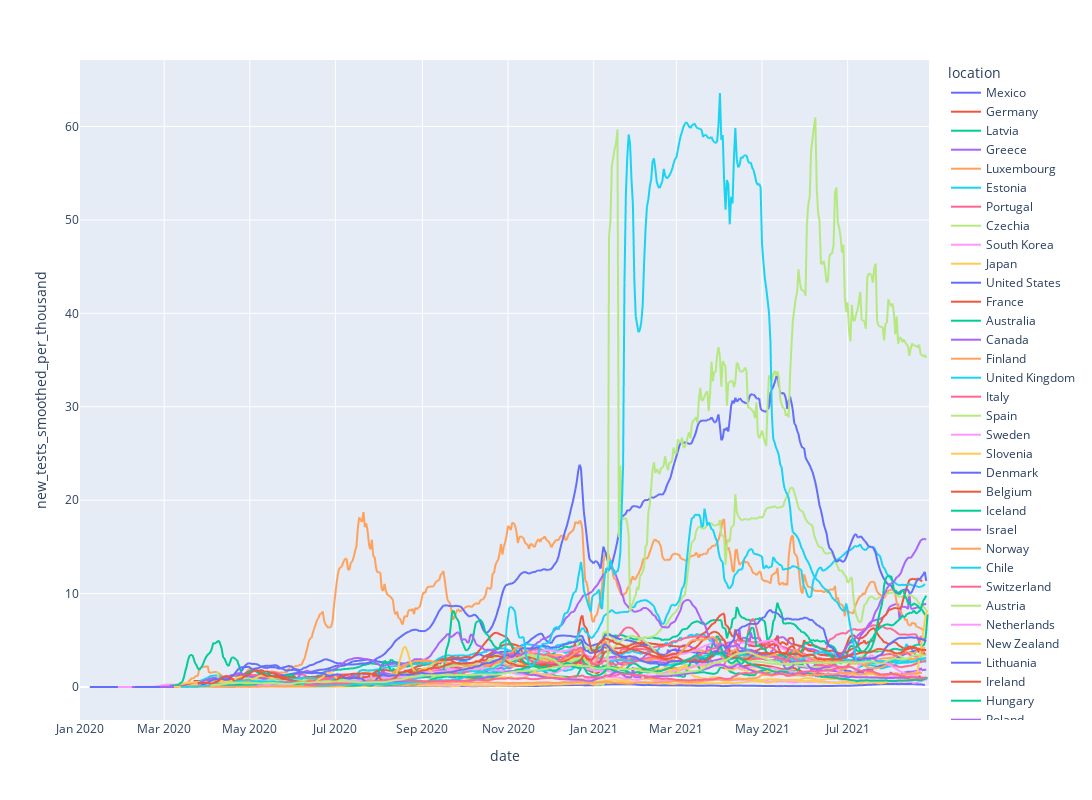

Write notebook code for a chart like this one.
### Code cell
plot_countries(oecd_data, 'new_tests_smoothed_per_thousand')

### Figure 1 — Plotly figure (JSON) as saved in the notebook; plotly's stock layout.template omitted (floating-point values rounded to 4 significant figures; data arrays with more than 128 entries replaced by an {"elided": "..."} marker saying what was removed)
{"data": [{"hovertemplate": "location=Mexico<br>date=%{x}<br>new_tests_smoothed_per_thousand=%{y}<extra></extra>", "legendgroup": "Mexico", "line": {"color": "#636efa", "dash": "solid"}, "marker": {"symbol": "circle"}, "mode": "lines", "name": "Mexico", "showlegend": true, "type": "scattergl", "x": {"elided": "606 str values"}, "xaxis": "x", "y": {"elided": "606 float values"}, "yaxis": "y"}, {"hovertemplate": "location=Germany<br>date=%{x}<br>new_tests_smoothed_per_thousand=%{y}<extra></extra>", "legendgroup": "Germany", "line": {"color": "#EF553B", "dash": "solid"}, "marker": {"symbol": "circle"}, "mode": "lines", "name": "Germany", "showlegend": true, "type": "scattergl", "x": {"elided": "583 str values"}, "xaxis": "x", "y": {"elided": "583 float values"}, "yaxis": "y"}, {"hovertemplate": "location=Latvia<br>date=%{x}<br>new_tests_smoothed_per_thousand=%{y}<extra></extra>", "legendgroup": "Latvia", "line": {"color": "#00cc96", "dash": "solid"}, "marker": {"symbol": "circle"}, "mode": "lines", "name": "Latvia", "showlegend": true, "type": "scattergl", "x": {"elided": "554 str values"}, "xaxis": "x", "y": {"elided": "554 float values"}, "yaxis": "y"}, {"hovertemplate": "location=Greece<br>date=%{x}<br>new_tests_smoothed_per_thousand=%{y}<extra></extra>", "legendgroup": "Greece", "line": {"color": "#ab63fa", "dash": "solid"}, "marker": {"symbol": "circle"}, "mode": "lines", "name": "Greece", "showlegend": true, "type": "scattergl", "x": {"elided": "557 str values"}, "xaxis": "x", "y": {"elided": "557 float values"}, "yaxis": "y"}, {"hovertemplate": "location=Luxembourg<br>date=%{x}<br>new_tests_smoothed_per_thousand=%{y}<extra></extra>", "legendgroup": "Luxembourg", "line": {"color": "#FFA15A", "dash": "solid"}, "marker": {"symbol": "circle"}, "mode": "lines", "name": "Luxembourg", "showlegend": true, "type": "scattergl", "x": {"elided": "554 str values"}, "xaxis": "x", "y": {"elided": "554 float values"}, "yaxis": "y"}, {"hovertemplate": "location=Estonia<br>date=%{x}<br>new_tests_smoothed_per_thousand=%{y}<extra></extra>", "legendgroup": "Estonia", "line": {"color": "#19d3f3", "dash": "solid"}, "marker": {"symbol": "circle"}, "mode": "lines", "name": "Estonia", "showlegend": true, "type": "scattergl", "x": {"elided": "573 str values"}, "xaxis": "x", "y": {"elided": "573 float values"}, "yaxis": "y"}, {"hovertemplate": "location=Portugal<br>date=%{x}<br>new_tests_smoothed_per_thousand=%{y}<extra></extra>", "legendgroup": "Portugal", "line": {"color": "#FF6692", "dash": "solid"}, "marker": {"symbol": "circle"}, "mode": "lines", "name": "Portugal", "showlegend": true, "type": "scattergl", "x": {"elided": "557 str values"}, "xaxis": "x", "y": {"elided": "557 float values"}, "yaxis": "y"}, {"hovertemplate": "location=Czechia<br>date=%{x}<br>new_tests_smoothed_per_thousand=%{y}<extra></extra>", "legendgroup": "Czechia", "line": {"color": "#B6E880", "dash": "solid"}, "marker": {"symbol": "circle"}, "mode": "lines", "name": "Czechia", "showlegend": true, "type": "scattergl", "x": {"elided": "553 str values"}, "xaxis": "x", "y": {"elided": "553 float values"}, "yaxis": "y"}, {"hovertemplate": "location=South Korea<br>date=%{x}<br>new_tests_smoothed_per_thousand=%{y}<extra></extra>", "legendgroup": "South Korea", "line": {"color": "#FF97FF", "dash": "solid"}, "marker": {"symbol": "circle"}, "mode": "lines", "name": "South Korea", "showlegend": true, "type": "scattergl", "x": {"elided": "586 str values"}, "xaxis": "x", "y": {"elided": "586 float values"}, "yaxis": "y"}, {"hovertemplate": "location=Japan<br>date=%{x}<br>new_tests_smoothed_per_thousand=%{y}<extra></extra>", "legendgroup": "Japan", "line": {"color": "#FECB52", "dash": "solid"}, "marker": {"symbol": "circle"}, "mode": "lines", "name": "Japan", "showlegend": true, "type": "scattergl", "x": {"elided": "585 str values"}, "xaxis": "x", "y": {"elided": "585 float values"}, "yaxis": "y"}, {"hovertemplate": "location=United States<br>date=%{x}<br>new_tests_smoothed_per_thousand=%{y}<extra></extra>", "legendgroup": "United States", "line": {"color": "#636efa", "dash": "solid"}, "marker": {"symbol": "circle"}, "mode": "lines", "name": "United States", "showlegend": true, "type": "scattergl", "x": {"elided": "585 str values"}, "xaxis": "x", "y": {"elided": "585 float values"}, "yaxis": "y"}, {"hovertemplate": "location=France<br>date=%{x}<br>new_tests_smoothed_per_thousand=%{y}<extra></extra>", "legendgroup": "France", "line": {"color": "#EF553B", "dash": "solid"}, "marker": {"symbol": "circle"}, "mode": "lines", "name": "France", "showlegend": true, "type": "scattergl", "x": {"elided": "583 str values"}, "xaxis": "x", "y": {"elided": "583 float values"}, "yaxis": "y"}, {"hovertemplate": "location=Australia<br>date=%{x}<br>new_tests_smoothed_per_thousand=%{y}<extra></extra>", "legendgroup": "Australia", "line": {"color": "#00cc96", "dash": "solid"}, "marker": {"symbol": "circle"}, "mode": "lines", "name": "Australia", "showlegend": true, "type": "scattergl", "x": {"elided": "581 str values"}, "xaxis": "x", "y": {"elided": "581 float values"}, "yaxis": "y"}, {"hovertemplate": "location=Canada<br>date=%{x}<br>new_tests_smoothed_per_thousand=%{y}<extra></extra>", "legendgroup": "Canada", "line": {"color": "#ab63fa", "dash": "solid"}, "marker": {"symbol": "circle"}, "mode": "lines", "name": "Canada", "showlegend": true, "type": "scattergl", "x": {"elided": "581 str values"}, "xaxis": "x", "y": {"elided": "581 float values"}, "yaxis": "y"}, {"hovertemplate": "location=Finland<br>date=%{x}<br>new_tests_smoothed_per_thousand=%{y}<extra></extra>", "legendgroup": "Finland", "line": {"color": "#FFA15A", "dash": "solid"}, "marker": {"symbol": "circle"}, "mode": "lines", "name": "Finland", "showlegend": true, "type": "scattergl", "x": {"elided": "578 str values"}, "xaxis": "x", "y": {"elided": "578 float values"}, "yaxis": "y"}, {"hovertemplate": "location=United Kingdom<br>date=%{x}<br>new_tests_smoothed_per_thousand=%{y}<extra></extra>", "legendgroup": "United Kingdom", "line": {"color": "#19d3f3", "dash": "solid"}, "marker": {"symbol": "circle"}, "mode": "lines", "name": "United Kingdom", "showlegend": true, "type": "scattergl", "x": {"elided": "576 str values"}, "xaxis": "x", "y": {"elided": "576 float values"}, "yaxis": "y"}, {"hovertemplate": "location=Italy<br>date=%{x}<br>new_tests_smoothed_per_thousand=%{y}<extra></extra>", "legendgroup": "Italy", "line": {"color": "#FF6692", "dash": "solid"}, "marker": {"symbol": "circle"}, "mode": "lines", "name": "Italy", "showlegend": true, "type": "scattergl", "x": {"elided": "576 str values"}, "xaxis": "x", "y": {"elided": "576 float values"}, "yaxis": "y"}, {"hovertemplate": "location=Spain<br>date=%{x}<br>new_tests_smoothed_per_thousand=%{y}<extra></extra>", "legendgroup": "Spain", "line": {"color": "#B6E880", "dash": "solid"}, "marker": {"symbol": "circle"}, "mode": "lines", "name": "Spain", "showlegend": true, "type": "scattergl", "x": {"elided": "575 str values"}, "xaxis": "x", "y": {"elided": "575 float values"}, "yaxis": "y"}, {"hovertemplate": "location=Sweden<br>date=%{x}<br>new_tests_smoothed_per_thousand=%{y}<extra></extra>", "legendgroup": "Sweden", "line": {"color": "#FF97FF", "dash": "solid"}, "marker": {"symbol": "circle"}, "mode": "lines", "name": "Sweden", "showlegend": true, "type": "scattergl", "x": {"elided": "575 str values"}, "xaxis": "x", "y": {"elided": "575 float values"}, "yaxis": "y"}, {"hovertemplate": "location=Slovenia<br>date=%{x}<br>new_tests_smoothed_per_thousand=%{y}<extra></extra>", "legendgroup": "Slovenia", "line": {"color": "#FECB52", "dash": "solid"}, "marker": {"symbol": "circle"}, "mode": "lines", "name": "Slovenia", "showlegend": true, "type": "scattergl", "x": {"elided": "574 str values"}, "xaxis": "x", "y": {"elided": "574 float values"}, "yaxis": "y"}, {"hovertemplate": "location=Denmark<br>date=%{x}<br>new_tests_smoothed_per_thousand=%{y}<extra></extra>", "legendgroup": "Denmark", "line": {"color": "#636efa", "dash": "solid"}, "marker": {"symbol": "circle"}, "mode": "lines", "name": "Denmark", "showlegend": true, "type": "scattergl", "x": {"elided": "574 str values"}, "xaxis": "x", "y": {"elided": "574 float values"}, "yaxis": "y"}, {"hovertemplate": "location=Belgium<br>date=%{x}<br>new_tests_smoothed_per_thousand=%{y}<extra></extra>", "legendgroup": "Belgium", "line": {"color": "#EF553B", "dash": "solid"}, "marker": {"symbol": "circle"}, "mode": "lines", "name": "Belgium", "showlegend": true, "type": "scattergl", "x": {"elided": "572 str values"}, "xaxis": "x", "y": {"elided": "572 float values"}, "yaxis": "y"}, {"hovertemplate": "location=Iceland<br>date=%{x}<br>new_tests_smoothed_per_thousand=%{y}<extra></extra>", "legendgroup": "Iceland", "line": {"color": "#00cc96", "dash": "solid"}, "marker": {"symbol": "circle"}, "mode": "lines", "name": "Iceland", "showlegend": true, "type": "scattergl", "x": {"elided": "550 str values"}, "xaxis": "x", "y": {"elided": "550 float values"}, "yaxis": "y"}, {"hovertemplate": "location=Israel<br>date=%{x}<br>new_tests_smoothed_per_thousand=%{y}<extra></extra>", "legendgroup": "Israel", "line": {"color": "#ab63fa", "dash": "solid"}, "marker": {"symbol": "circle"}, "mode": "lines", "name": "Israel", "showlegend": true, "type": "scattergl", "x": {"elided": "556 str values"}, "xaxis": "x", "y": {"elided": "556 float values"}, "yaxis": "y"}, {"hovertemplate": "location=Norway<br>date=%{x}<br>new_tests_smoothed_per_thousand=%{y}<extra></extra>", "legendgroup": "Norway", "line": {"color": "#FFA15A", "dash": "solid"}, "marker": {"symbol": "circle"}, "mode": "lines", "name": "Norway", "showlegend": true, "type": "scattergl", "x": {"elided": "551 str values"}, "xaxis": "x", "y": {"elided": "551 float values"}, "yaxis": "y"}, {"hovertemplate": "location=Chile<br>date=%{x}<br>new_tests_smoothed_per_thousand=%{y}<extra></extra>", "legendgroup": "Chile", "line": {"color": "#19d3f3", "dash": "solid"}, "marker": {"symbol": "circle"}, "mode": "lines", "name": "Chile", "showlegend": true, "type": "scattergl", "x": {"elided": "553 str values"}, "xaxis": "x", "y": {"elided": "553 float values"}, "yaxis": "y"}, {"hovertemplate": "location=Switzerland<br>date=%{x}<br>new_tests_smoothed_per_thousand=%{y}<extra></extra>", "legendgroup": "Switzerland", "line": {"color": "#FF6692", "dash": "solid"}, "marker": {"symbol": "circle"}, "mode": "lines", "name": "Switzerland", "showlegend": true, "type": "scattergl", "x": {"elided": "551 str values"}, "xaxis": "x", "y": {"elided": "551 float values"}, "yaxis": "y"}, {"hovertemplate": "location=Austria<br>date=%{x}<br>new_tests_smoothed_per_thousand=%{y}<extra></extra>", "legendgroup": "Austria", "line": {"color": "#B6E880", "dash": "solid"}, "marker": {"symbol": "circle"}, "mode": "lines", "name": "Austria", "showlegend": true, "type": "scattergl", "x": {"elided": "551 str values"}, "xaxis": "x", "y": {"elided": "551 float values"}, "yaxis": "y"}, {"hovertemplate": "location=Netherlands<br>date=%{x}<br>new_tests_smoothed_per_thousand=%{y}<extra></extra>", "legendgroup": "Netherlands", "line": {"color": "#FF97FF", "dash": "solid"}, "marker": {"symbol": "circle"}, "mode": "lines", "name": "Netherlands", "showlegend": true, "type": "scattergl", "x": {"elided": "549 str values"}, "xaxis": "x", "y": {"elided": "549 float values"}, "yaxis": "y"}, {"hovertemplate": "location=New Zealand<br>date=%{x}<br>new_tests_smoothed_per_thousand=%{y}<extra></extra>", "legendgroup": "New Zealand", "line": {"color": "#FECB52", "dash": "solid"}, "marker": {"symbol": "circle"}, "mode": "lines", "name": "New Zealand", "showlegend": true, "type": "scattergl", "x": {"elided": "548 str values"}, "xaxis": "x", "y": {"elided": "548 float values"}, "yaxis": "y"}, {"hovertemplate": "location=Lithuania<br>date=%{x}<br>new_tests_smoothed_per_thousand=%{y}<extra></extra>", "legendgroup": "Lithuania", "line": {"color": "#636efa", "dash": "solid"}, "marker": {"symbol": "circle"}, "mode": "lines", "name": "Lithuania", "showlegend": true, "type": "scattergl", "x": {"elided": "547 str values"}, "xaxis": "x", "y": {"elided": "547 float values"}, "yaxis": "y"}, {"hovertemplate": "location=Ireland<br>date=%{x}<br>new_tests_smoothed_per_thousand=%{y}<extra></extra>", "legendgroup": "Ireland", "line": {"color": "#EF553B", "dash": "solid"}, "marker": {"symbol": "circle"}, "mode": "lines", "name": "Ireland", "showlegend": true, "type": "scattergl", "x": {"elided": "547 str values"}, "xaxis": "x", "y": {"elided": "547 float values"}, "yaxis": "y"}, {"hovertemplate": "location=Hungary<br>date=%{x}<br>new_tests_smoothed_per_thousand=%{y}<extra></extra>", "legendgroup": "Hungary", "line": {"color": "#00cc96", "dash": "solid"}, "marker": {"symbol": "circle"}, "mode": "lines", "name": "Hungary", "showlegend": true, "type": "scattergl", "x": {"elided": "544 str values"}, "xaxis": "x", "y": {"elided": "544 float values"}, "yaxis": "y"}, {"hovertemplate": "location=Poland<br>date=%{x}<br>new_tests_smoothed_per_thousand=%{y}<extra></extra>", "legendgroup": "Poland", "line": {"color": "#ab63fa", "dash": "solid"}, "marker": {"symbol": "circle"}, "mode": "lines", "name": "Poland", "showlegend": true, "type": "scattergl", "x": {"elided": "543 str values"}, "xaxis": "x", "y": {"elided": "543 float values"}, "yaxis": "y"}, {"hovertemplate": "location=Costa Rica<br>date=%{x}<br>new_tests_smoothed_per_thousand=%{y}<extra></extra>", "legendgroup": "Costa Rica", "line": {"color": "#FFA15A", "dash": "solid"}, "marker": {"symbol": "circle"}, "mode": "lines", "name": "Costa Rica", "showlegend": true, "type": "scattergl", "x": {"elided": "541 str values"}, "xaxis": "x", "y": {"elided": "541 float values"}, "yaxis": "y"}, {"hovertemplate": "location=Slovakia<br>date=%{x}<br>new_tests_smoothed_per_thousand=%{y}<extra></extra>", "legendgroup": "Slovakia", "line": {"color": "#19d3f3", "dash": "solid"}, "marker": {"symbol": "circle"}, "mode": "lines", "name": "Slovakia", "showlegend": true, "type": "scattergl", "x": {"elided": "541 str values"}, "xaxis": "x", "y": {"elided": "541 float values"}, "yaxis": "y"}, {"hovertemplate": "location=Colombia<br>date=%{x}<br>new_tests_smoothed_per_thousand=%{y}<extra></extra>", "legendgroup": "Colombia", "line": {"color": "#FF6692", "dash": "solid"}, "marker": {"symbol": "circle"}, "mode": "lines", "name": "Colombia", "showlegend": true, "type": "scattergl", "x": {"elided": "541 str values"}, "xaxis": "x", "y": {"elided": "541 float values"}, "yaxis": "y"}, {"hovertemplate": "location=Turkey<br>date=%{x}<br>new_tests_smoothed_per_thousand=%{y}<extra></extra>", "legendgroup": "Turkey", "line": {"color": "#B6E880", "dash": "solid"}, "marker": {"symbol": "circle"}, "mode": "lines", "name": "Turkey", "showlegend": true, "type": "scattergl", "x": {"elided": "536 str values"}, "xaxis": "x", "y": {"elided": "536 float values"}, "yaxis": "y"}], "layout": {"height": 800, "legend": {"title": {"text": "location"}, "tracegroupgap": 0}, "margin": {"t": 60}, "width": 1500, "xaxis": {"anchor": "y", "domain": [0, 1], "title": {"text": "date"}}, "yaxis": {"anchor": "x", "domain": [0, 1], "title": {"text": "new_tests_smoothed_per_thousand"}}}}
